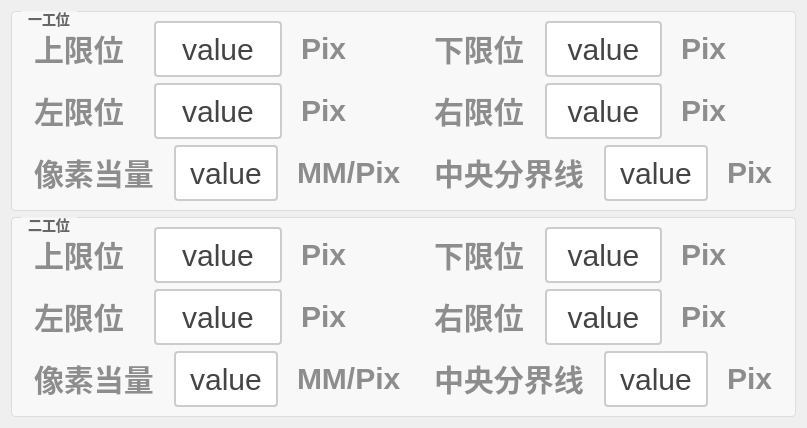
       <widget class="QWidget" name="tab_5">
        <attribute name="title">
         <string>工位限位设置</string>
        </attribute>
        <layout class="QGridLayout" name="gridLayout_21">
         <item row="0" column="0">
          <layout class="QVBoxLayout" name="verticalLayout_3">
           <item>
            <widget class="QGroupBox" name="groupBox_6">
             <property name="styleSheet">
              <string notr="true">QGroupBox {
    border: 1px solid #DDD;
    border-radius: 4px;
    font: bold 14px;
    color: #666;
    background-color: #F8F8F8;
}

QGroupBox::title {
    subcontrol-origin: margin;
    subcontrol-position: top left;
    left: 10px;
    padding: 0 5px;
}</string>
             </property>
             <property name="title">
              <string>一工位</string>
             </property>
             <layout class="QGridLayout" name="gridLayout_20">
              <item row="0" column="0">
               <layout class="QHBoxLayout" name="horizontalLayout_86">
                <item>
                 <widget class="QLabel" name="label_118">
                  <property name="styleSheet">
                   <string notr="true">QLabel {
       font-size: 30px;        
       font-weight: bold;        
       color:  rgb(141, 141, 141);       
       padding: 5px 5px;     
       border-bottom: 2px solid #cccccc; 
    }</string>
                  </property>
                  <property name="text">
                   <string>上限位</string>
                  </property>
                 </widget>
                </item>
                <item>
                 <widget class="QPushButton" name="pbtn_shangxianwei1">
                  <property name="sizePolicy">
                   <sizepolicy hsizetype="Minimum" vsizetype="Minimum">
                    <horstretch>0</horstretch>
                    <verstretch>0</verstretch>
                   </sizepolicy>
                  </property>
                  <property name="styleSheet">
                   <string notr="true">QPushButton {
    padding: 6px 14px;
    border: 2px solid #CCC;
    border-radius: 4px;
    background-color: white;
    color: #444;
	font-size: 30px; 
}

QPushButton:hover {
    border-color: #999;
    background-color: #F5F5F5;
}

QPushButton:pressed {
    border-color: #777;
    background-color: #EEE;
}</string>
                  </property>
                  <property name="text">
                   <string>value</string>
                  </property>
                 </widget>
                </item>
                <item>
                 <widget class="QLabel" name="label_119">
                  <property name="styleSheet">
                   <string notr="true">QLabel {
       font-size: 30px;        
       font-weight: bold;        
       color:  rgb(141, 141, 141);       
       padding: 5px 5px;     
       border-bottom: 2px solid #cccccc; 
    }</string>
                  </property>
                  <property name="text">
                   <string>Pix</string>
                  </property>
                 </widget>
                </item>
               </layout>
              </item>
              <item row="0" column="1">
               <layout class="QHBoxLayout" name="horizontalLayout_85">
                <item>
                 <widget class="QLabel" name="label_116">
                  <property name="styleSheet">
                   <string notr="true">QLabel {
       font-size: 30px;        
       font-weight: bold;        
       color:  rgb(141, 141, 141);       
       padding: 5px 5px;     
       border-bottom: 2px solid #cccccc; 
    }</string>
                  </property>
                  <property name="text">
                   <string>下限位</string>
                  </property>
                 </widget>
                </item>
                <item>
                 <widget class="QPushButton" name="pbtn_xiaxianwei1">
                  <property name="sizePolicy">
                   <sizepolicy hsizetype="Minimum" vsizetype="Minimum">
                    <horstretch>0</horstretch>
                    <verstretch>0</verstretch>
                   </sizepolicy>
                  </property>
                  <property name="styleSheet">
                   <string notr="true">QPushButton {
    padding: 6px 14px;
    border: 2px solid #CCC;
    border-radius: 4px;
    background-color: white;
    color: #444;
	font-size: 30px; 
}

QPushButton:hover {
    border-color: #999;
    background-color: #F5F5F5;
}

QPushButton:pressed {
    border-color: #777;
    background-color: #EEE;
}</string>
                  </property>
                  <property name="text">
                   <string>value</string>
                  </property>
                 </widget>
                </item>
                <item>
                 <widget class="QLabel" name="label_117">
                  <property name="styleSheet">
                   <string notr="true">QLabel {
       font-size: 30px;        
       font-weight: bold;        
       color:  rgb(141, 141, 141);       
       padding: 5px 5px;     
       border-bottom: 2px solid #cccccc; 
    }</string>
                  </property>
                  <property name="text">
                   <string>Pix</string>
                  </property>
                 </widget>
                </item>
               </layout>
              </item>
              <item row="1" column="0">
               <layout class="QHBoxLayout" name="horizontalLayout_88">
                <item>
                 <widget class="QLabel" name="label_122">
                  <property name="styleSheet">
                   <string notr="true">QLabel {
       font-size: 30px;        
       font-weight: bold;        
       color:  rgb(141, 141, 141);       
       padding: 5px 5px;     
       border-bottom: 2px solid #cccccc; 
    }</string>
                  </property>
                  <property name="text">
                   <string>左限位</string>
                  </property>
                 </widget>
                </item>
                <item>
                 <widget class="QPushButton" name="pbtn_zuoxianwei1">
                  <property name="sizePolicy">
                   <sizepolicy hsizetype="Minimum" vsizetype="Minimum">
                    <horstretch>0</horstretch>
                    <verstretch>0</verstretch>
                   </sizepolicy>
                  </property>
                  <property name="styleSheet">
                   <string notr="true">QPushButton {
    padding: 6px 14px;
    border: 2px solid #CCC;
    border-radius: 4px;
    background-color: white;
    color: #444;
	font-size: 30px; 
}

QPushButton:hover {
    border-color: #999;
    background-color: #F5F5F5;
}

QPushButton:pressed {
    border-color: #777;
    background-color: #EEE;
}</string>
                  </property>
                  <property name="text">
                   <string>value</string>
                  </property>
                 </widget>
                </item>
                <item>
                 <widget class="QLabel" name="label_123">
                  <property name="styleSheet">
                   <string notr="true">QLabel {
       font-size: 30px;        
       font-weight: bold;        
       color:  rgb(141, 141, 141);       
       padding: 5px 5px;     
       border-bottom: 2px solid #cccccc; 
    }</string>
                  </property>
                  <property name="text">
                   <string>Pix</string>
                  </property>
                 </widget>
                </item>
               </layout>
              </item>
              <item row="1" column="1">
               <layout class="QHBoxLayout" name="horizontalLayout_87">
                <item>
                 <widget class="QLabel" name="label_120">
                  <property name="styleSheet">
                   <string notr="true">QLabel {
       font-size: 30px;        
       font-weight: bold;        
       color:  rgb(141, 141, 141);       
       padding: 5px 5px;     
       border-bottom: 2px solid #cccccc; 
    }</string>
                  </property>
                  <property name="text">
                   <string>右限位</string>
                  </property>
                 </widget>
                </item>
                <item>
                 <widget class="QPushButton" name="pbtn_youxianwei1">
                  <property name="sizePolicy">
                   <sizepolicy hsizetype="Minimum" vsizetype="Minimum">
                    <horstretch>0</horstretch>
                    <verstretch>0</verstretch>
                   </sizepolicy>
                  </property>
                  <property name="styleSheet">
                   <string notr="true">QPushButton {
    padding: 6px 14px;
    border: 2px solid #CCC;
    border-radius: 4px;
    background-color: white;
    color: #444;
	font-size: 30px; 
}

QPushButton:hover {
    border-color: #999;
    background-color: #F5F5F5;
}

QPushButton:pressed {
    border-color: #777;
    background-color: #EEE;
}</string>
                  </property>
                  <property name="text">
                   <string>value</string>
                  </property>
                 </widget>
                </item>
                <item>
                 <widget class="QLabel" name="label_121">
                  <property name="styleSheet">
                   <string notr="true">QLabel {
       font-size: 30px;        
       font-weight: bold;        
       color:  rgb(141, 141, 141);       
       padding: 5px 5px;     
       border-bottom: 2px solid #cccccc; 
    }</string>
                  </property>
                  <property name="text">
                   <string>Pix</string>
                  </property>
                 </widget>
                </item>
               </layout>
              </item>
              <item row="2" column="0">
               <layout class="QHBoxLayout" name="horizontalLayout_89">
                <item>
                 <widget class="QLabel" name="label_124">
                  <property name="styleSheet">
                   <string notr="true">QLabel {
       font-size: 30px;        
       font-weight: bold;        
       color:  rgb(141, 141, 141);       
       padding: 5px 5px;     
       border-bottom: 2px solid #cccccc; 
    }</string>
                  </property>
                  <property name="text">
                   <string>像素当量</string>
                  </property>
                 </widget>
                </item>
                <item>
                 <widget class="QPushButton" name="pbtn_xiangsudangliang1">
                  <property name="sizePolicy">
                   <sizepolicy hsizetype="Minimum" vsizetype="Minimum">
                    <horstretch>0</horstretch>
                    <verstretch>0</verstretch>
                   </sizepolicy>
                  </property>
                  <property name="styleSheet">
                   <string notr="true">QPushButton {
    padding: 6px 14px;
    border: 2px solid #CCC;
    border-radius: 4px;
    background-color: white;
    color: #444;
	font-size: 30px; 
}

QPushButton:hover {
    border-color: #999;
    background-color: #F5F5F5;
}

QPushButton:pressed {
    border-color: #777;
    background-color: #EEE;
}</string>
                  </property>
                  <property name="text">
                   <string>value</string>
                  </property>
                 </widget>
                </item>
                <item>
                 <widget class="QLabel" name="label_125">
                  <property name="styleSheet">
                   <string notr="true">QLabel {
       font-size: 30px;        
       font-weight: bold;        
       color:  rgb(141, 141, 141);       
       padding: 5px 5px;     
       border-bottom: 2px solid #cccccc; 
    }</string>
                  </property>
                  <property name="text">
                   <string>MM/Pix</string>
                  </property>
                 </widget>
                </item>
               </layout>
              </item>
              <item row="2" column="1">
               <layout class="QHBoxLayout" name="horizontalLayout_99">
                <item>
                 <widget class="QLabel" name="label_131">
                  <property name="styleSheet">
                   <string notr="true">QLabel {
       font-size: 30px;        
       font-weight: bold;        
       color:  rgb(141, 141, 141);       
       padding: 5px 5px;     
       border-bottom: 2px solid #cccccc; 
    }</string>
                  </property>
                  <property name="text">
                   <string>中央分界线</string>
                  </property>
                 </widget>
                </item>
                <item>
                 <widget class="QPushButton" name="pbtn_zhongyangfenjiexian1">
                  <property name="sizePolicy">
                   <sizepolicy hsizetype="Minimum" vsizetype="Minimum">
                    <horstretch>0</horstretch>
                    <verstretch>0</verstretch>
                   </sizepolicy>
                  </property>
                  <property name="styleSheet">
                   <string notr="true">QPushButton {
    padding: 6px 14px;
    border: 2px solid #CCC;
    border-radius: 4px;
    background-color: white;
    color: #444;
	font-size: 30px; 
}

QPushButton:hover {
    border-color: #999;
    background-color: #F5F5F5;
}

QPushButton:pressed {
    border-color: #777;
    background-color: #EEE;
}</string>
                  </property>
                  <property name="text">
                   <string>value</string>
                  </property>
                 </widget>
                </item>
                <item>
                 <widget class="QLabel" name="label_132">
                  <property name="styleSheet">
                   <string notr="true">QLabel {
       font-size: 30px;        
       font-weight: bold;        
       color:  rgb(141, 141, 141);       
       padding: 5px 5px;     
       border-bottom: 2px solid #cccccc; 
    }</string>
                  </property>
                  <property name="text">
                   <string>Pix</string>
                  </property>
                 </widget>
                </item>
               </layout>
              </item>
             </layout>
            </widget>
           </item>
           <item>
            <widget class="QGroupBox" name="groupBox_5">
             <property name="styleSheet">
              <string notr="true">QGroupBox {
    border: 1px solid #DDD;
    border-radius: 4px;
    font: bold 14px;
    color: #666;
    background-color: #F8F8F8;
}

QGroupBox::title {
    subcontrol-origin: margin;
    subcontrol-position: top left;
    left: 10px;
    padding: 0 5px;
}</string>
             </property>
             <property name="title">
              <string>二工位</string>
             </property>
             <layout class="QGridLayout" name="gridLayout_19">
              <item row="0" column="0">
               <layout class="QHBoxLayout" name="horizontalLayout_83">
                <item>
                 <widget class="QLabel" name="label_112">
                  <property name="styleSheet">
                   <string notr="true">QLabel {
       font-size: 30px;        
       font-weight: bold;        
       color:  rgb(141, 141, 141);       
       padding: 5px 5px;     
       border-bottom: 2px solid #cccccc; 
    }</string>
                  </property>
                  <property name="text">
                   <string>上限位</string>
                  </property>
                 </widget>
                </item>
                <item>
                 <widget class="QPushButton" name="pbtn_shangxianwei2">
                  <property name="sizePolicy">
                   <sizepolicy hsizetype="Minimum" vsizetype="Minimum">
                    <horstretch>0</horstretch>
                    <verstretch>0</verstretch>
                   </sizepolicy>
                  </property>
                  <property name="styleSheet">
                   <string notr="true">QPushButton {
    padding: 6px 14px;
    border: 2px solid #CCC;
    border-radius: 4px;
    background-color: white;
    color: #444;
	font-size: 30px; 
}

QPushButton:hover {
    border-color: #999;
    background-color: #F5F5F5;
}

QPushButton:pressed {
    border-color: #777;
    background-color: #EEE;
}</string>
                  </property>
                  <property name="text">
                   <string>value</string>
                  </property>
                 </widget>
                </item>
                <item>
                 <widget class="QLabel" name="label_113">
                  <property name="styleSheet">
                   <string notr="true">QLabel {
       font-size: 30px;        
       font-weight: bold;        
       color:  rgb(141, 141, 141);       
       padding: 5px 5px;     
       border-bottom: 2px solid #cccccc; 
    }</string>
                  </property>
                  <property name="text">
                   <string>Pix</string>
                  </property>
                 </widget>
                </item>
               </layout>
              </item>
              <item row="0" column="1">
               <layout class="QHBoxLayout" name="horizontalLayout_82">
                <item>
                 <widget class="QLabel" name="label_110">
                  <property name="styleSheet">
                   <string notr="true">QLabel {
       font-size: 30px;        
       font-weight: bold;        
       color:  rgb(141, 141, 141);       
       padding: 5px 5px;     
       border-bottom: 2px solid #cccccc; 
    }</string>
                  </property>
                  <property name="text">
                   <string>下限位</string>
                  </property>
                 </widget>
                </item>
                <item>
                 <widget class="QPushButton" name="pbtn_xiaxianwei2">
                  <property name="sizePolicy">
                   <sizepolicy hsizetype="Minimum" vsizetype="Minimum">
                    <horstretch>0</horstretch>
                    <verstretch>0</verstretch>
                   </sizepolicy>
                  </property>
                  <property name="styleSheet">
                   <string notr="true">QPushButton {
    padding: 6px 14px;
    border: 2px solid #CCC;
    border-radius: 4px;
    background-color: white;
    color: #444;
	font-size: 30px; 
}

QPushButton:hover {
    border-color: #999;
    background-color: #F5F5F5;
}

QPushButton:pressed {
    border-color: #777;
    background-color: #EEE;
}</string>
                  </property>
                  <property name="text">
                   <string>value</string>
                  </property>
                 </widget>
                </item>
                <item>
                 <widget class="QLabel" name="label_111">
                  <property name="styleSheet">
                   <string notr="true">QLabel {
       font-size: 30px;        
       font-weight: bold;        
       color:  rgb(141, 141, 141);       
       padding: 5px 5px;     
       border-bottom: 2px solid #cccccc; 
    }</string>
                  </property>
                  <property name="text">
                   <string>Pix</string>
                  </property>
                 </widget>
                </item>
               </layout>
              </item>
              <item row="1" column="0">
               <layout class="QHBoxLayout" name="horizontalLayout_81">
                <item>
                 <widget class="QLabel" name="label_108">
                  <property name="styleSheet">
                   <string notr="true">QLabel {
       font-size: 30px;        
       font-weight: bold;        
       color:  rgb(141, 141, 141);       
       padding: 5px 5px;     
       border-bottom: 2px solid #cccccc; 
    }</string>
                  </property>
                  <property name="text">
                   <string>左限位</string>
                  </property>
                 </widget>
                </item>
                <item>
                 <widget class="QPushButton" name="pbtn_zuoxianwei2">
                  <property name="sizePolicy">
                   <sizepolicy hsizetype="Minimum" vsizetype="Minimum">
                    <horstretch>0</horstretch>
                    <verstretch>0</verstretch>
                   </sizepolicy>
                  </property>
                  <property name="styleSheet">
                   <string notr="true">QPushButton {
    padding: 6px 14px;
    border: 2px solid #CCC;
    border-radius: 4px;
    background-color: white;
    color: #444;
	font-size: 30px; 
}

QPushButton:hover {
    border-color: #999;
    background-color: #F5F5F5;
}

QPushButton:pressed {
    border-color: #777;
    background-color: #EEE;
}</string>
                  </property>
                  <property name="text">
                   <string>value</string>
                  </property>
                 </widget>
                </item>
                <item>
                 <widget class="QLabel" name="label_109">
                  <property name="styleSheet">
                   <string notr="true">QLabel {
       font-size: 30px;        
       font-weight: bold;        
       color:  rgb(141, 141, 141);       
       padding: 5px 5px;     
       border-bottom: 2px solid #cccccc; 
    }</string>
                  </property>
                  <property name="text">
                   <string>Pix</string>
                  </property>
                 </widget>
                </item>
               </layout>
              </item>
              <item row="1" column="1">
               <layout class="QHBoxLayout" name="horizontalLayout_74">
                <item>
                 <widget class="QLabel" name="label_106">
                  <property name="styleSheet">
                   <string notr="true">QLabel {
       font-size: 30px;        
       font-weight: bold;        
       color:  rgb(141, 141, 141);       
       padding: 5px 5px;     
       border-bottom: 2px solid #cccccc; 
    }</string>
                  </property>
                  <property name="text">
                   <string>右限位</string>
                  </property>
                 </widget>
                </item>
                <item>
                 <widget class="QPushButton" name="pbtn_youxianwei2">
                  <property name="sizePolicy">
                   <sizepolicy hsizetype="Minimum" vsizetype="Minimum">
                    <horstretch>0</horstretch>
                    <verstretch>0</verstretch>
                   </sizepolicy>
                  </property>
                  <property name="styleSheet">
                   <string notr="true">QPushButton {
    padding: 6px 14px;
    border: 2px solid #CCC;
    border-radius: 4px;
    background-color: white;
    color: #444;
	font-size: 30px; 
}

QPushButton:hover {
    border-color: #999;
    background-color: #F5F5F5;
}

QPushButton:pressed {
    border-color: #777;
    background-color: #EEE;
}</string>
                  </property>
                  <property name="text">
                   <string>value</string>
                  </property>
                 </widget>
                </item>
                <item>
                 <widget class="QLabel" name="label_107">
                  <property name="styleSheet">
                   <string notr="true">QLabel {
       font-size: 30px;        
       font-weight: bold;        
       color:  rgb(141, 141, 141);       
       padding: 5px 5px;     
       border-bottom: 2px solid #cccccc; 
    }</string>
                  </property>
                  <property name="text">
                   <string>Pix</string>
                  </property>
                 </widget>
                </item>
               </layout>
              </item>
              <item row="2" column="0">
               <layout class="QHBoxLayout" name="horizontalLayout_84">
                <item>
                 <widget class="QLabel" name="label_114">
                  <property name="styleSheet">
                   <string notr="true">QLabel {
       font-size: 30px;        
       font-weight: bold;        
       color:  rgb(141, 141, 141);       
       padding: 5px 5px;     
       border-bottom: 2px solid #cccccc; 
    }</string>
                  </property>
                  <property name="text">
                   <string>像素当量</string>
                  </property>
                 </widget>
                </item>
                <item>
                 <widget class="QPushButton" name="pbtn_xiangsudangliang2">
                  <property name="sizePolicy">
                   <sizepolicy hsizetype="Minimum" vsizetype="Minimum">
                    <horstretch>0</horstretch>
                    <verstretch>0</verstretch>
                   </sizepolicy>
                  </property>
                  <property name="styleSheet">
                   <string notr="true">QPushButton {
    padding: 6px 14px;
    border: 2px solid #CCC;
    border-radius: 4px;
    background-color: white;
    color: #444;
	font-size: 30px; 
}

QPushButton:hover {
    border-color: #999;
    background-color: #F5F5F5;
}

QPushButton:pressed {
    border-color: #777;
    background-color: #EEE;
}</string>
                  </property>
                  <property name="text">
                   <string>value</string>
                  </property>
                 </widget>
                </item>
                <item>
                 <widget class="QLabel" name="label_115">
                  <property name="styleSheet">
                   <string notr="true">QLabel {
       font-size: 30px;        
       font-weight: bold;        
       color:  rgb(141, 141, 141);       
       padding: 5px 5px;     
       border-bottom: 2px solid #cccccc; 
    }</string>
                  </property>
                  <property name="text">
                   <string>MM/Pix</string>
                  </property>
                 </widget>
                </item>
               </layout>
              </item>
              <item row="2" column="1">
               <layout class="QHBoxLayout" name="horizontalLayout_107">
                <item>
                 <widget class="QLabel" name="label_133">
                  <property name="styleSheet">
                   <string notr="true">QLabel {
       font-size: 30px;        
       font-weight: bold;        
       color:  rgb(141, 141, 141);       
       padding: 5px 5px;     
       border-bottom: 2px solid #cccccc; 
    }</string>
                  </property>
                  <property name="text">
                   <string>中央分界线</string>
                  </property>
                 </widget>
                </item>
                <item>
                 <widget class="QPushButton" name="pbtn_zhongyangfenjiexian2">
                  <property name="sizePolicy">
                   <sizepolicy hsizetype="Minimum" vsizetype="Minimum">
                    <horstretch>0</horstretch>
                    <verstretch>0</verstretch>
                   </sizepolicy>
                  </property>
                  <property name="styleSheet">
                   <string notr="true">QPushButton {
    padding: 6px 14px;
    border: 2px solid #CCC;
    border-radius: 4px;
    background-color: white;
    color: #444;
	font-size: 30px; 
}

QPushButton:hover {
    border-color: #999;
    background-color: #F5F5F5;
}

QPushButton:pressed {
    border-color: #777;
    background-color: #EEE;
}</string>
                  </property>
                  <property name="text">
                   <string>value</string>
                  </property>
                 </widget>
                </item>
                <item>
                 <widget class="QLabel" name="label_134">
                  <property name="styleSheet">
                   <string notr="true">QLabel {
       font-size: 30px;        
       font-weight: bold;        
       color:  rgb(141, 141, 141);       
       padding: 5px 5px;     
       border-bottom: 2px solid #cccccc; 
    }</string>
                  </property>
                  <property name="text">
                   <string>Pix</string>
                  </property>
                 </widget>
                </item>
               </layout>
              </item>
             </layout>
            </widget>
           </item>
          </layout>
         </item>
        </layout>
       </widget>
